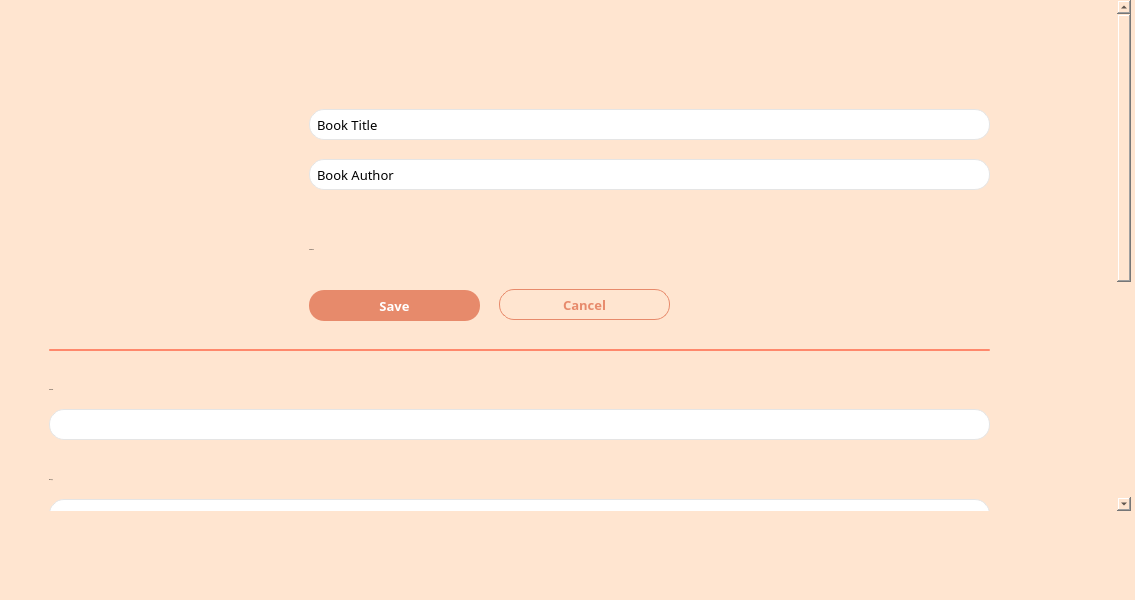
<?xml version="1.0" encoding="UTF-8"?>
<ui version="4.0">
 <class>adminEditBook</class>
 <widget class="QMainWindow" name="adminEditBook">
  <property name="geometry">
   <rect>
    <x>0</x>
    <y>0</y>
    <width>1135</width>
    <height>600</height>
   </rect>
  </property>
  <property name="windowTitle">
   <string>MainWindow</string>
  </property>
  <property name="styleSheet">
   <string notr="true">QMainWindow {
 	background: #FFE5D0;
}</string>
  </property>
  <widget class="QWidget" name="centralwidget">
   <property name="styleSheet">
    <string notr="true">QWidget {
	background: #FFE5D0;
	font-family: Montserrat;
}

QPushButton {
border-radius: 15px; 
font-size: 13px;
}</string>
   </property>
   <widget class="QScrollArea" name="scrollArea">
    <property name="geometry">
     <rect>
      <x>0</x>
      <y>0</y>
      <width>1131</width>
      <height>511</height>
     </rect>
    </property>
    <property name="styleSheet">
     <string notr="true">QScrollArea {
	border: none;
}</string>
    </property>
    <property name="widgetResizable">
     <bool>true</bool>
    </property>
    <widget class="QWidget" name="scrollAreaWidgetContents_2">
     <property name="geometry">
      <rect>
       <x>0</x>
       <y>0</y>
       <width>1117</width>
       <height>918</height>
      </rect>
     </property>
     <layout class="QGridLayout" name="gridLayout">
      <item row="0" column="0">
       <widget class="QFrame" name="frame">
        <property name="minimumSize">
         <size>
          <width>0</width>
          <height>900</height>
         </size>
        </property>
        <property name="styleSheet">
         <string notr="true">QFrame {
	border: none;
}</string>
        </property>
        <property name="frameShape">
         <enum>QFrame::StyledPanel</enum>
        </property>
        <property name="frameShadow">
         <enum>QFrame::Raised</enum>
        </property>
        <widget class="QLabel" name="bookImage_2">
         <property name="geometry">
          <rect>
           <x>100</x>
           <y>100</y>
           <width>161</width>
           <height>211</height>
          </rect>
         </property>
         <property name="text">
          <string/>
         </property>
         <property name="pixmap">
          <pixmap resource="resources.qrc">:/resources/images/bblLogo.png</pixmap>
         </property>
        </widget>
        <widget class="QPushButton" name="cancelPushButton_2">
         <property name="geometry">
          <rect>
           <x>490</x>
           <y>280</y>
           <width>171</width>
           <height>31</height>
          </rect>
         </property>
         <property name="styleSheet">
          <string notr="true">QPushButton {
border: 1px solid;
border-color: #E78A6B;
color:  #E78A6B;
font-weight: 500;
}

QPushButton:hover {
background-color: rgba(231, 138, 107, 0.2);
}

QPushButton:pressed {
background-color: rgba(231, 138, 107, 0.1);
}</string>
         </property>
         <property name="text">
          <string>Cancel</string>
         </property>
        </widget>
        <widget class="QPushButton" name="savePushButton_2">
         <property name="geometry">
          <rect>
           <x>300</x>
           <y>281</y>
           <width>171</width>
           <height>31</height>
          </rect>
         </property>
         <property name="styleSheet">
          <string notr="true">QPushButton {
background-color: #E78A6B;
color:  #fff;
font-weight: 500;
}

QPushButton:hover {
background-color: rgba(231, 138, 107, 0.8);
}

QPushButton:pressed {
background-color: rgb(196, 116, 90);
}</string>
         </property>
         <property name="text">
          <string>Save</string>
         </property>
        </widget>
        <widget class="QLabel" name="availabilityLabel_2">
         <property name="geometry">
          <rect>
           <x>300</x>
           <y>230</y>
           <width>331</width>
           <height>21</height>
          </rect>
         </property>
         <property name="font">
          <font>
           <family>Montserrat Medium</family>
           <pointsize>-1</pointsize>
           <weight>50</weight>
           <italic>false</italic>
           <bold>false</bold>
          </font>
         </property>
         <property name="styleSheet">
          <string notr="true">QLabel {
font: 16px &quot;Montserrat Medium&quot;;
}</string>
         </property>
         <property name="text">
          <string>Availability</string>
         </property>
         <property name="alignment">
          <set>Qt::AlignLeading|Qt::AlignLeft|Qt::AlignVCenter</set>
         </property>
        </widget>
        <widget class="QLabel" name="publisherLabel_2">
         <property name="geometry">
          <rect>
           <x>40</x>
           <y>370</y>
           <width>331</width>
           <height>21</height>
          </rect>
         </property>
         <property name="font">
          <font>
           <family>Montserrat Medium</family>
           <pointsize>-1</pointsize>
           <weight>50</weight>
           <italic>false</italic>
           <bold>false</bold>
          </font>
         </property>
         <property name="styleSheet">
          <string notr="true">QLabel {
font: 16px &quot;Montserrat Medium&quot;;
}</string>
         </property>
         <property name="text">
          <string>Publisher</string>
         </property>
         <property name="alignment">
          <set>Qt::AlignLeading|Qt::AlignLeft|Qt::AlignVCenter</set>
         </property>
        </widget>
        <widget class="QLabel" name="descriptionLabel">
         <property name="geometry">
          <rect>
           <x>40</x>
           <y>560</y>
           <width>331</width>
           <height>21</height>
          </rect>
         </property>
         <property name="font">
          <font>
           <family>Montserrat Medium</family>
           <pointsize>-1</pointsize>
           <weight>50</weight>
           <italic>false</italic>
           <bold>false</bold>
          </font>
         </property>
         <property name="styleSheet">
          <string notr="true">QLabel {
font: 16px &quot;Montserrat Medium&quot;;
}</string>
         </property>
         <property name="text">
          <string>Description</string>
         </property>
         <property name="alignment">
          <set>Qt::AlignLeading|Qt::AlignLeft|Qt::AlignVCenter</set>
         </property>
        </widget>
        <widget class="QLabel" name="genreLabel_2">
         <property name="geometry">
          <rect>
           <x>40</x>
           <y>460</y>
           <width>331</width>
           <height>21</height>
          </rect>
         </property>
         <property name="font">
          <font>
           <family>Montserrat Medium</family>
           <pointsize>-1</pointsize>
           <weight>50</weight>
           <italic>false</italic>
           <bold>false</bold>
          </font>
         </property>
         <property name="styleSheet">
          <string notr="true">QLabel {
font: 16px &quot;Montserrat Medium&quot;;
}</string>
         </property>
         <property name="text">
          <string>Genre(s)</string>
         </property>
         <property name="alignment">
          <set>Qt::AlignLeading|Qt::AlignLeft|Qt::AlignVCenter</set>
         </property>
        </widget>
        <widget class="QLineEdit" name="titleLineEdit_2">
         <property name="geometry">
          <rect>
           <x>300</x>
           <y>100</y>
           <width>681</width>
           <height>31</height>
          </rect>
         </property>
         <property name="styleSheet">
          <string notr="true">QLineEdit {
border: 1px solid;
border-radius: 15px;
border-color: #e5e5e5;
background-color: palette(base);
padding: 0px 5px;
font-size: 13px;
}</string>
         </property>
         <property name="text">
          <string>Book Title</string>
         </property>
        </widget>
        <widget class="QLineEdit" name="authorLineEdit_2">
         <property name="geometry">
          <rect>
           <x>300</x>
           <y>150</y>
           <width>681</width>
           <height>31</height>
          </rect>
         </property>
         <property name="styleSheet">
          <string notr="true">QLineEdit {
border: 1px solid;
border-radius: 15px;
border-color: #e5e5e5;
background-color: palette(base);
padding: 0px 5px;
font-size: 13px;
}</string>
         </property>
         <property name="text">
          <string>Book Author</string>
         </property>
        </widget>
        <widget class="QLineEdit" name="publisherLineEdit_2">
         <property name="geometry">
          <rect>
           <x>40</x>
           <y>400</y>
           <width>941</width>
           <height>31</height>
          </rect>
         </property>
         <property name="styleSheet">
          <string notr="true">QLineEdit {
border: 1px solid;
border-radius: 15px;
border-color: #e5e5e5;
background-color: palette(base);
padding: 5px;
font-size: 13px;
}</string>
         </property>
         <property name="text">
          <string/>
         </property>
         <property name="alignment">
          <set>Qt::AlignLeading|Qt::AlignLeft|Qt::AlignTop</set>
         </property>
        </widget>
        <widget class="QLineEdit" name="genreLineEdit_2">
         <property name="geometry">
          <rect>
           <x>40</x>
           <y>490</y>
           <width>941</width>
           <height>31</height>
          </rect>
         </property>
         <property name="styleSheet">
          <string notr="true">QLineEdit {
border: 1px solid;
border-radius: 15px;
border-color: #e5e5e5;
background-color: palette(base);
padding: 5px;
font-size: 13px;
}</string>
         </property>
         <property name="text">
          <string/>
         </property>
         <property name="alignment">
          <set>Qt::AlignLeading|Qt::AlignLeft|Qt::AlignTop</set>
         </property>
        </widget>
        <widget class="QLineEdit" name="descriptionLineEdit">
         <property name="geometry">
          <rect>
           <x>40</x>
           <y>590</y>
           <width>941</width>
           <height>121</height>
          </rect>
         </property>
         <property name="styleSheet">
          <string notr="true">QLineEdit {
border: 1px solid;
border-radius: 15px;
border-color: #e5e5e5;
background-color: palette(base);
padding: 5px;
font-size: 13px;
}</string>
         </property>
         <property name="text">
          <string/>
         </property>
         <property name="alignment">
          <set>Qt::AlignLeading|Qt::AlignLeft|Qt::AlignTop</set>
         </property>
        </widget>
        <widget class="QPushButton" name="savePushButton_3">
         <property name="geometry">
          <rect>
           <x>40</x>
           <y>340</y>
           <width>941</width>
           <height>2</height>
          </rect>
         </property>
         <property name="styleSheet">
          <string notr="true">QPushButton {
background-color: #FF886C;
border-radius: 1px;
}</string>
         </property>
         <property name="text">
          <string/>
         </property>
        </widget>
       </widget>
      </item>
     </layout>
    </widget>
   </widget>
  </widget>
  <widget class="QMenuBar" name="menubar">
   <property name="geometry">
    <rect>
     <x>0</x>
     <y>0</y>
     <width>1135</width>
     <height>21</height>
    </rect>
   </property>
  </widget>
 </widget>
 <resources>
  <include location="resources.qrc"/>
 </resources>
 <connections/>
</ui>
